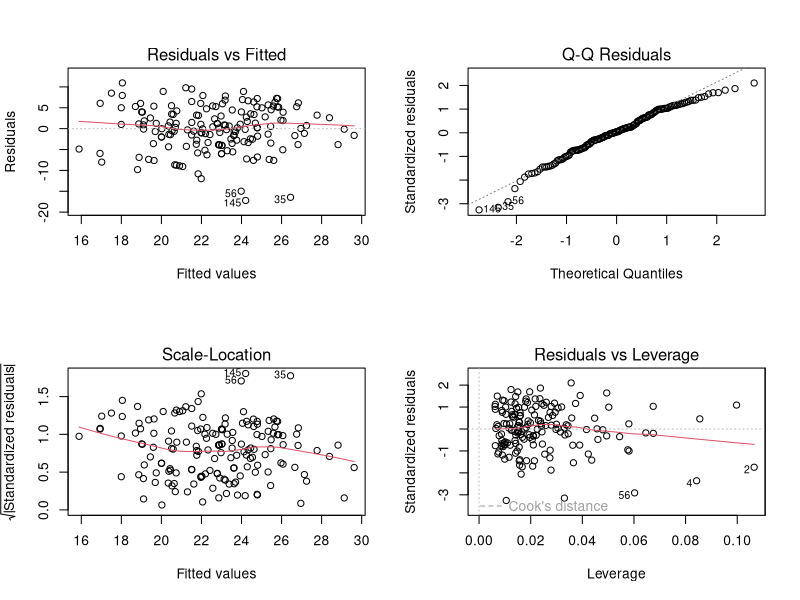

R code for this plot:
## ---- chunk 1
library(readr)
week2 <- read_csv("week2.txt")
summary(week2)
#Mean age is 25.51 so rather young. Deep, stra and surf have normal distributions with 2.8-3.2 median.

lm <- lm(points~age+attitude+deep, data = week2)
summary(lm)
par(mfrow=c(2,2))
plot(lm)
#There could be a non-linear relationship between predictor variables
#and an outcome variable and the pattern could show up in this plot if the model doesn’t capture the non-linear relationship. No non-linearity

